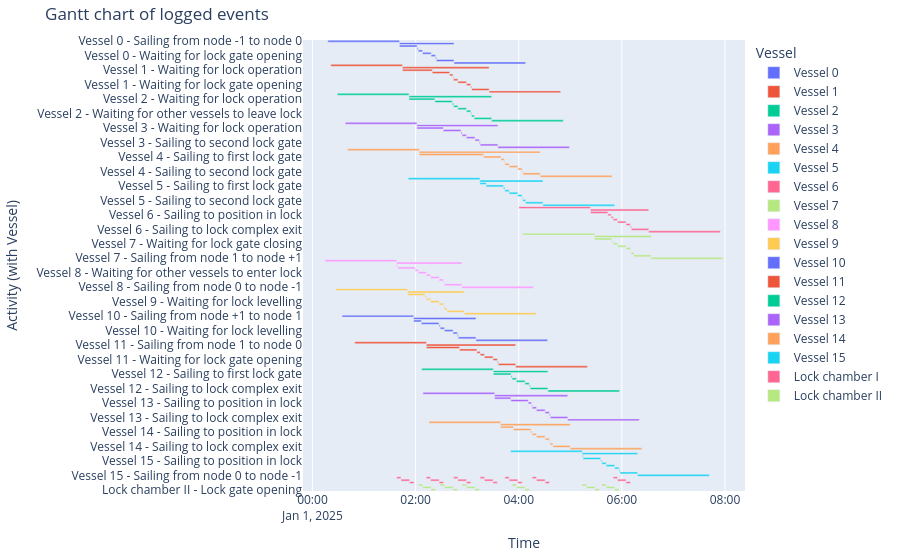

Notebook code for this chart:
### Markdown cell above
##### Gantt chart of event table
We can create a gantt chart of all the objects:

### Code cell
df_eventtable = logbook2eventtable([*vessels, lock_chamber_I, lock_chamber_II])
fig = generate_vessel_gantt_chart(df_eventtable)

### Figure 1 — Plotly figure (JSON) as saved in the notebook; plotly's stock layout.template omitted (floating-point values rounded to 4 significant figures)
{"data": [{"base": ["2025-01-01T00:17:55.000000", "2025-01-01T01:41:15.000000", "2025-01-01T01:41:15.000000", "2025-01-01T02:01:46.000000", "2025-01-01T02:03:06.000000", "2025-01-01T02:08:06.000000", "2025-01-01T02:18:06.000000", "2025-01-01T02:23:06.000000", "2025-01-01T02:24:12.000000", "2025-01-01T02:44:43.000000"], "hovertemplate": "object name=Vessel 0<br>start time=%{base}<br>stop time=%{x}<br>activity label=%{y}<extra></extra>", "legendgroup": "Vessel 0", "marker": {"color": "#636efa", "pattern": {"shape": ""}}, "name": "Vessel 0", "orientation": "h", "showlegend": true, "textposition": "auto", "type": "bar", "x": [5000000, 3808000, 1231000, 80000, 300000, 600000, 300000, 66000, 1231000, 5000000], "xaxis": "x", "y": ["Vessel 0 - Sailing from node -1 to node 0", "Vessel 0 - Sailing from node 0 to node 1", "Vessel 0 - Sailing to first lock gate", "Vessel 0 - Sailing to position in lock", "Vessel 0 - Waiting for lock gate closing", "Vessel 0 - Waiting for lock levelling", "Vessel 0 - Waiting for lock gate opening", "Vessel 0 - Sailing to second lock gate", "Vessel 0 - Sailing to lock complex exit", "Vessel 0 - Sailing from node 1 to node +1"], "yaxis": "y"}, {"base": ["2025-01-01T00:21:25.000000", "2025-01-01T01:44:45.000000", "2025-01-01T01:44:45.000000", "2025-01-01T02:19:27.000000", "2025-01-01T02:39:39.000000", "2025-01-01T02:43:25.000000", "2025-01-01T02:44:14.000000", "2025-01-01T02:49:14.000000", "2025-01-01T02:59:14.000000", "2025-01-01T03:04:14.000000", "2025-01-01T03:05:19.000000", "2025-01-01T03:25:32.000000"], "hovertemplate": "object name=Vessel 1<br>start time=%{base}<br>stop time=%{x}<br>activity label=%{y}<extra></extra>", "legendgroup": "Vessel 1", "marker": {"color": "#EF553B", "pattern": {"shape": ""}}, "name": "Vessel 1", "orientation": "h", "showlegend": true, "textposition": "auto", "type": "bar", "x": [5000000, 6047000, 2082000, 1212000, 226000, 49000, 300000, 600000, 300000, 65000, 1213000, 5000000], "xaxis": "x", "y": ["Vessel 1 - Sailing from node -1 to node 0", "Vessel 1 - Sailing from node 0 to node 1", "Vessel 1 - Waiting for lock operation", "Vessel 1 - Sailing to first lock gate", "Vessel 1 - Sailing to position in lock", "Vessel 1 - Waiting for other vessels to enter lock", "Vessel 1 - Waiting for lock gate closing", "Vessel 1 - Waiting for lock levelling", "Vessel 1 - Waiting for lock gate opening", "Vessel 1 - Sailing to second lock gate", "Vessel 1 - Sailing to lock complex exit", "Vessel 1 - Sailing from node 1 to node +1"], "yaxis": "y"}, {"base": ["2025-01-01T00:28:58.000000", "2025-01-01T01:52:18.000000", "2025-01-01T01:52:18.000000", "2025-01-01T02:22:27.000000", "2025-01-01T02:42:39.000000", "2025-01-01T02:44:14.000000", "2025-01-01T02:49:14.000000", "2025-01-01T02:59:14.000000", "2025-01-01T03:04:14.000000", "2025-01-01T03:05:03.000000", "2025-01-01T03:08:19.000000", "2025-01-01T03:28:32.000000"], "hovertemplate": "object name=Vessel 2<br>start time=%{base}<br>stop time=%{x}<br>activity label=%{y}<extra></extra>", "legendgroup": "Vessel 2", "marker": {"color": "#00cc96", "pattern": {"shape": ""}}, "name": "Vessel 2", "orientation": "h", "showlegend": true, "textposition": "auto", "type": "bar", "x": [5000000, 5774000, 1809000, 1212000, 95000, 300000, 600000, 300000, 49000, 196000, 1213000, 5000000], "xaxis": "x", "y": ["Vessel 2 - Sailing from node -1 to node 0", "Vessel 2 - Sailing from node 0 to node 1", "Vessel 2 - Waiting for lock operation", "Vessel 2 - Sailing to first lock gate", "Vessel 2 - Sailing to position in lock", "Vessel 2 - Waiting for lock gate closing", "Vessel 2 - Waiting for lock levelling", "Vessel 2 - Waiting for lock gate opening", "Vessel 2 - Waiting for other vessels to leave lock", "Vessel 2 - Sailing to second lock gate", "Vessel 2 - Sailing to lock complex exit", "Vessel 2 - Sailing from node 1 to node +1"], "yaxis": "y"}, {"base": ["2025-01-01T00:38:13.000000", "2025-01-01T02:01:33.000000", "2025-01-01T02:01:33.000000", "2025-01-01T02:32:16.000000", "2025-01-01T02:52:47.000000", "2025-01-01T02:54:08.000000", "2025-01-01T02:59:08.000000", "2025-01-01T03:09:08.000000", "2025-01-01T03:14:08.000000", "2025-01-01T03:15:13.000000", "2025-01-01T03:35:44.000000"], "hovertemplate": "object name=Vessel 3<br>start time=%{base}<br>stop time=%{x}<br>activity label=%{y}<extra></extra>", "legendgroup": "Vessel 3", "marker": {"color": "#ab63fa", "pattern": {"shape": ""}}, "name": "Vessel 3", "orientation": "h", "showlegend": true, "textposition": "auto", "type": "bar", "x": [5000000, 5651000, 1843000, 1231000, 81000, 300000, 600000, 300000, 65000, 1231000, 5000000], "xaxis": "x", "y": ["Vessel 3 - Sailing from node -1 to node 0", "Vessel 3 - Sailing from node 0 to node 1", "Vessel 3 - Waiting for lock operation", "Vessel 3 - Sailing to first lock gate", "Vessel 3 - Sailing to position in lock", "Vessel 3 - Waiting for lock gate closing", "Vessel 3 - Waiting for lock levelling", "Vessel 3 - Waiting for lock gate opening", "Vessel 3 - Sailing to second lock gate", "Vessel 3 - Sailing to lock complex exit", "Vessel 3 - Sailing from node 1 to node +1"], "yaxis": "y"}, {"base": ["2025-01-01T00:40:58.000000", "2025-01-01T02:04:18.000000", "2025-01-01T02:04:18.000000", "2025-01-01T03:19:08.000000", "2025-01-01T03:39:21.000000", "2025-01-01T03:43:07.000000", "2025-01-01T03:43:56.000000", "2025-01-01T03:48:56.000000", "2025-01-01T03:58:56.000000", "2025-01-01T04:03:56.000000", "2025-01-01T04:05:01.000000", "2025-01-01T04:25:14.000000"], "hovertemplate": "object name=Vessel 4<br>start time=%{base}<br>stop time=%{x}<br>activity label=%{y}<extra></extra>", "legendgroup": "Vessel 4", "marker": {"color": "#FFA15A", "pattern": {"shape": ""}}, "name": "Vessel 4", "orientation": "h", "showlegend": true, "textposition": "auto", "type": "bar", "x": [5000000, 8456000, 4490000, 1213000, 226000, 49000, 300000, 600000, 300000, 65000, 1213000, 5000000], "xaxis": "x", "y": ["Vessel 4 - Sailing from node -1 to node 0", "Vessel 4 - Sailing from node 0 to node 1", "Vessel 4 - Waiting for lock operation", "Vessel 4 - Sailing to first lock gate", "Vessel 4 - Sailing to position in lock", "Vessel 4 - Waiting for other vessels to enter lock", "Vessel 4 - Waiting for lock gate closing", "Vessel 4 - Waiting for lock levelling", "Vessel 4 - Waiting for lock gate opening", "Vessel 4 - Sailing to second lock gate", "Vessel 4 - Sailing to lock complex exit", "Vessel 4 - Sailing from node 1 to node +1"], "yaxis": "y"}, {"base": ["2025-01-01T01:51:31.000000", "2025-01-01T03:14:51.000000", "2025-01-01T03:14:51.000000", "2025-01-01T03:22:08.000000", "2025-01-01T03:42:21.000000", "2025-01-01T03:43:56.000000", "2025-01-01T03:48:56.000000", "2025-01-01T03:58:56.000000", "2025-01-01T04:03:56.000000", "2025-01-01T04:04:45.000000", "2025-01-01T04:08:01.000000", "2025-01-01T04:28:14.000000"], "hovertemplate": "object name=Vessel 5<br>start time=%{base}<br>stop time=%{x}<br>activity label=%{y}<extra></extra>", "legendgroup": "Vessel 5", "marker": {"color": "#19d3f3", "pattern": {"shape": ""}}, "name": "Vessel 5", "orientation": "h", "showlegend": true, "textposition": "auto", "type": "bar", "x": [5000000, 4403000, 437000, 1213000, 95000, 300000, 600000, 300000, 49000, 196000, 1213000, 5000000], "xaxis": "x", "y": ["Vessel 5 - Sailing from node -1 to node 0", "Vessel 5 - Sailing from node 0 to node 1", "Vessel 5 - Waiting for lock operation", "Vessel 5 - Sailing to first lock gate", "Vessel 5 - Sailing to position in lock", "Vessel 5 - Waiting for lock gate closing", "Vessel 5 - Waiting for lock levelling", "Vessel 5 - Waiting for lock gate opening", "Vessel 5 - Waiting for other vessels to leave lock", "Vessel 5 - Sailing to second lock gate", "Vessel 5 - Sailing to lock complex exit", "Vessel 5 - Sailing from node 1 to node +1"], "yaxis": "y"}, {"base": ["2025-01-01T04:00:10.000000", "2025-01-01T05:23:30.000000", "2025-01-01T05:23:30.000000", "2025-01-01T05:43:43.000000", "2025-01-01T05:47:29.000000", "2025-01-01T05:49:56.000000", "2025-01-01T05:54:56.000000", "2025-01-01T06:04:56.000000", "2025-01-01T06:09:56.000000", "2025-01-01T06:11:01.000000", "2025-01-01T06:31:14.000000"], "hovertemplate": "object name=Vessel 6<br>start time=%{base}<br>stop time=%{x}<br>activity label=%{y}<extra></extra>", "legendgroup": "Vessel 6", "marker": {"color": "#FF6692", "pattern": {"shape": ""}}, "name": "Vessel 6", "orientation": "h", "showlegend": true, "textposition": "auto", "type": "bar", "x": [5000000, 4064000, 1213000, 226000, 147000, 300000, 600000, 300000, 65000, 1213000, 5000000], "xaxis": "x", "y": ["Vessel 6 - Sailing from node -1 to node 0", "Vessel 6 - Sailing from node 0 to node 1", "Vessel 6 - Sailing to first lock gate", "Vessel 6 - Sailing to position in lock", "Vessel 6 - Waiting for other vessels to enter lock", "Vessel 6 - Waiting for lock gate closing", "Vessel 6 - Waiting for lock levelling", "Vessel 6 - Waiting for lock gate opening", "Vessel 6 - Sailing to second lock gate", "Vessel 6 - Sailing to lock complex exit", "Vessel 6 - Sailing from node 1 to node +1"], "yaxis": "y"}, {"base": ["2025-01-01T04:04:49.000000", "2025-01-01T05:28:09.000000", "2025-01-01T05:28:09.000000", "2025-01-01T05:48:21.000000", "2025-01-01T05:49:56.000000", "2025-01-01T05:54:56.000000", "2025-01-01T06:04:56.000000", "2025-01-01T06:09:56.000000", "2025-01-01T06:10:45.000000", "2025-01-01T06:14:01.000000", "2025-01-01T06:34:14.000000"], "hovertemplate": "object name=Vessel 7<br>start time=%{base}<br>stop time=%{x}<br>activity label=%{y}<extra></extra>", "legendgroup": "Vessel 7", "marker": {"color": "#B6E880", "pattern": {"shape": ""}}, "name": "Vessel 7", "orientation": "h", "showlegend": true, "textposition": "auto", "type": "bar", "x": [5000000, 3965000, 1212000, 95000, 300000, 600000, 300000, 49000, 196000, 1213000, 5000000], "xaxis": "x", "y": ["Vessel 7 - Sailing from node -1 to node 0", "Vessel 7 - Sailing from node 0 to node 1", "Vessel 7 - Sailing to first lock gate", "Vessel 7 - Sailing to position in lock", "Vessel 7 - Waiting for lock gate closing", "Vessel 7 - Waiting for lock levelling", "Vessel 7 - Waiting for lock gate opening", "Vessel 7 - Waiting for other vessels to leave lock", "Vessel 7 - Sailing to second lock gate", "Vessel 7 - Sailing to lock complex exit", "Vessel 7 - Sailing from node 1 to node +1"], "yaxis": "y"}, {"base": ["2025-01-01T00:14:44.000000", "2025-01-01T01:38:04.000000", "2025-01-01T01:38:04.000000", "2025-01-01T01:39:24.000000", "2025-01-01T01:59:37.000000", "2025-01-01T02:03:23.000000", "2025-01-01T02:12:28.000000", "2025-01-01T02:17:28.000000", "2025-01-01T02:27:28.000000", "2025-01-01T02:32:28.000000", "2025-01-01T02:33:34.000000", "2025-01-01T02:53:47.000000"], "hovertemplate": "object name=Vessel 8<br>start time=%{base}<br>stop time=%{x}<br>activity label=%{y}<extra></extra>", "legendgroup": "Vessel 8", "marker": {"color": "#FF97FF", "pattern": {"shape": ""}}, "name": "Vessel 8", "orientation": "h", "showlegend": true, "textposition": "auto", "type": "bar", "x": [5000000, 4543000, 80000, 1213000, 226000, 545000, 300000, 600000, 300000, 66000, 1213000, 5000000], "xaxis": "x", "y": ["Vessel 8 - Sailing from node +1 to node 1", "Vessel 8 - Sailing from node 1 to node 0", "Vessel 8 - Waiting for lock operation", "Vessel 8 - Sailing to first lock gate", "Vessel 8 - Sailing to position in lock", "Vessel 8 - Waiting for other vessels to enter lock", "Vessel 8 - Waiting for lock gate closing", "Vessel 8 - Waiting for lock levelling", "Vessel 8 - Waiting for lock gate opening", "Vessel 8 - Sailing to second lock gate", "Vessel 8 - Sailing to lock complex exit", "Vessel 8 - Sailing from node 0 to node -1"], "yaxis": "y"}, {"base": ["2025-01-01T00:27:21.000000", "2025-01-01T01:50:41.000000", "2025-01-01T01:50:41.000000", "2025-01-01T02:10:54.000000", "2025-01-01T02:12:28.000000", "2025-01-01T02:17:28.000000", "2025-01-01T02:27:28.000000", "2025-01-01T02:32:28.000000", "2025-01-01T02:33:17.000000", "2025-01-01T02:36:34.000000", "2025-01-01T02:56:47.000000"], "hovertemplate": "object name=Vessel 9<br>start time=%{base}<br>stop time=%{x}<br>activity label=%{y}<extra></extra>", "legendgroup": "Vessel 9", "marker": {"color": "#FECB52", "pattern": {"shape": ""}}, "name": "Vessel 9", "orientation": "h", "showlegend": true, "textposition": "auto", "type": "bar", "x": [5000000, 3966000, 1213000, 94000, 300000, 600000, 300000, 49000, 197000, 1213000, 5000000], "xaxis": "x", "y": ["Vessel 9 - Sailing from node +1 to node 1", "Vessel 9 - Sailing from node 1 to node 0", "Vessel 9 - Sailing to first lock gate", "Vessel 9 - Sailing to position in lock", "Vessel 9 - Waiting for lock gate closing", "Vessel 9 - Waiting for lock levelling", "Vessel 9 - Waiting for lock gate opening", "Vessel 9 - Waiting for other vessels to leave lock", "Vessel 9 - Sailing to second lock gate", "Vessel 9 - Sailing to lock complex exit", "Vessel 9 - Sailing from node 0 to node -1"], "yaxis": "y"}, {"base": ["2025-01-01T00:34:27.000000", "2025-01-01T01:57:47.000000", "2025-01-01T01:57:47.000000", "2025-01-01T02:06:45.000000", "2025-01-01T02:27:17.000000", "2025-01-01T02:28:37.000000", "2025-01-01T02:33:37.000000", "2025-01-01T02:43:37.000000", "2025-01-01T02:48:37.000000", "2025-01-01T02:49:42.000000", "2025-01-01T03:10:14.000000"], "hovertemplate": "object name=Vessel 10<br>start time=%{base}<br>stop time=%{x}<br>activity label=%{y}<extra></extra>", "legendgroup": "Vessel 10", "marker": {"color": "#636efa", "pattern": {"shape": ""}}, "name": "Vessel 10", "orientation": "h", "showlegend": true, "textposition": "auto", "type": "bar", "x": [5000000, 4347000, 538000, 1232000, 80000, 300000, 600000, 300000, 65000, 1232000, 5000000], "xaxis": "x", "y": ["Vessel 10 - Sailing from node +1 to node 1", "Vessel 10 - Sailing from node 1 to node 0", "Vessel 10 - Waiting for lock operation", "Vessel 10 - Sailing to first lock gate", "Vessel 10 - Sailing to position in lock", "Vessel 10 - Waiting for lock gate closing", "Vessel 10 - Waiting for lock levelling", "Vessel 10 - Waiting for lock gate opening", "Vessel 10 - Sailing to second lock gate", "Vessel 10 - Sailing to lock complex exit", "Vessel 10 - Sailing from node 0 to node -1"], "yaxis": "y"}, {"base": ["2025-01-01T00:49:15.000000", "2025-01-01T02:12:35.000000", "2025-01-01T02:12:35.000000", "2025-01-01T02:51:12.000000", "2025-01-01T03:11:24.000000", "2025-01-01T03:15:10.000000", "2025-01-01T03:20:10.000000", "2025-01-01T03:30:10.000000", "2025-01-01T03:35:10.000000", "2025-01-01T03:36:16.000000", "2025-01-01T03:56:28.000000"], "hovertemplate": "object name=Vessel 11<br>start time=%{base}<br>stop time=%{x}<br>activity label=%{y}<extra></extra>", "legendgroup": "Vessel 11", "marker": {"color": "#EF553B", "pattern": {"shape": ""}}, "name": "Vessel 11", "orientation": "h", "showlegend": true, "textposition": "auto", "type": "bar", "x": [5000000, 6233000, 2317000, 1212000, 226000, 300000, 600000, 300000, 66000, 1212000, 5000000], "xaxis": "x", "y": ["Vessel 11 - Sailing from node +1 to node 1", "Vessel 11 - Sailing from node 1 to node 0", "Vessel 11 - Waiting for lock operation", "Vessel 11 - Sailing to first lock gate", "Vessel 11 - Sailing to position in lock", "Vessel 11 - Waiting for lock gate closing", "Vessel 11 - Waiting for lock levelling", "Vessel 11 - Waiting for lock gate opening", "Vessel 11 - Sailing to second lock gate", "Vessel 11 - Sailing to lock complex exit", "Vessel 11 - Sailing from node 0 to node -1"], "yaxis": "y"}, {"base": ["2025-01-01T02:07:07.000000", "2025-01-01T03:30:27.000000", "2025-01-01T03:30:27.000000", "2025-01-01T03:50:59.000000", "2025-01-01T03:52:19.000000", "2025-01-01T03:57:19.000000", "2025-01-01T04:07:19.000000", "2025-01-01T04:12:19.000000", "2025-01-01T04:13:24.000000", "2025-01-01T04:33:56.000000"], "hovertemplate": "object name=Vessel 12<br>start time=%{base}<br>stop time=%{x}<br>activity label=%{y}<extra></extra>", "legendgroup": "Vessel 12", "marker": {"color": "#00cc96", "pattern": {"shape": ""}}, "name": "Vessel 12", "orientation": "h", "showlegend": true, "textposition": "auto", "type": "bar", "x": [5000000, 3809000, 1232000, 80000, 300000, 600000, 300000, 65000, 1232000, 5000000], "xaxis": "x", "y": ["Vessel 12 - Sailing from node +1 to node 1", "Vessel 12 - Sailing from node 1 to node 0", "Vessel 12 - Sailing to first lock gate", "Vessel 12 - Sailing to position in lock", "Vessel 12 - Waiting for lock gate closing", "Vessel 12 - Waiting for lock levelling", "Vessel 12 - Waiting for lock gate opening", "Vessel 12 - Sailing to second lock gate", "Vessel 12 - Sailing to lock complex exit", "Vessel 12 - Sailing from node 0 to node -1"], "yaxis": "y"}, {"base": ["2025-01-01T02:08:36.000000", "2025-01-01T03:31:56.000000", "2025-01-01T03:31:56.000000", "2025-01-01T03:50:54.000000", "2025-01-01T04:11:06.000000", "2025-01-01T04:14:52.000000", "2025-01-01T04:15:41.000000", "2025-01-01T04:20:41.000000", "2025-01-01T04:30:41.000000", "2025-01-01T04:35:41.000000", "2025-01-01T04:36:47.000000", "2025-01-01T04:56:59.000000"], "hovertemplate": "object name=Vessel 13<br>start time=%{base}<br>stop time=%{x}<br>activity label=%{y}<extra></extra>", "legendgroup": "Vessel 13", "marker": {"color": "#ab63fa", "pattern": {"shape": ""}}, "name": "Vessel 13", "orientation": "h", "showlegend": true, "textposition": "auto", "type": "bar", "x": [5000000, 5103000, 1138000, 1212000, 226000, 49000, 300000, 600000, 300000, 66000, 1212000, 5000000], "xaxis": "x", "y": ["Vessel 13 - Sailing from node +1 to node 1", "Vessel 13 - Sailing from node 1 to node 0", "Vessel 13 - Waiting for lock operation", "Vessel 13 - Sailing to first lock gate", "Vessel 13 - Sailing to position in lock", "Vessel 13 - Waiting for other vessels to enter lock", "Vessel 13 - Waiting for lock gate closing", "Vessel 13 - Waiting for lock levelling", "Vessel 13 - Waiting for lock gate opening", "Vessel 13 - Sailing to second lock gate", "Vessel 13 - Sailing to lock complex exit", "Vessel 13 - Sailing from node 0 to node -1"], "yaxis": "y"}, {"base": ["2025-01-01T02:15:36.000000", "2025-01-01T03:38:56.000000", "2025-01-01T03:38:56.000000", "2025-01-01T03:53:54.000000", "2025-01-01T04:14:06.000000", "2025-01-01T04:15:41.000000", "2025-01-01T04:20:41.000000", "2025-01-01T04:30:41.000000", "2025-01-01T04:35:41.000000", "2025-01-01T04:36:30.000000", "2025-01-01T04:39:47.000000", "2025-01-01T04:59:59.000000"], "hovertemplate": "object name=Vessel 14<br>start time=%{base}<br>stop time=%{x}<br>activity label=%{y}<extra></extra>", "legendgroup": "Vessel 14", "marker": {"color": "#FFA15A", "pattern": {"shape": ""}}, "name": "Vessel 14", "orientation": "h", "showlegend": true, "textposition": "auto", "type": "bar", "x": [5000000, 4863000, 898000, 1212000, 95000, 300000, 600000, 300000, 49000, 197000, 1212000, 5000000], "xaxis": "x", "y": ["Vessel 14 - Sailing from node +1 to node 1", "Vessel 14 - Sailing from node 1 to node 0", "Vessel 14 - Waiting for lock operation", "Vessel 14 - Sailing to first lock gate", "Vessel 14 - Sailing to position in lock", "Vessel 14 - Waiting for lock gate closing", "Vessel 14 - Waiting for lock levelling", "Vessel 14 - Waiting for lock gate opening", "Vessel 14 - Waiting for other vessels to leave lock", "Vessel 14 - Sailing to second lock gate", "Vessel 14 - Sailing to lock complex exit", "Vessel 14 - Sailing from node 0 to node -1"], "yaxis": "y"}, {"base": ["2025-01-01T03:50:31.000000", "2025-01-01T05:13:51.000000", "2025-01-01T05:13:51.000000", "2025-01-01T05:14:52.000000", "2025-01-01T05:35:24.000000", "2025-01-01T05:36:44.000000", "2025-01-01T05:41:44.000000", "2025-01-01T05:51:44.000000", "2025-01-01T05:56:44.000000", "2025-01-01T05:57:49.000000", "2025-01-01T06:18:21.000000"], "hovertemplate": "object name=Vessel 15<br>start time=%{base}<br>stop time=%{x}<br>activity label=%{y}<extra></extra>", "legendgroup": "Vessel 15", "marker": {"color": "#19d3f3", "pattern": {"shape": ""}}, "name": "Vessel 15", "orientation": "h", "showlegend": true, "textposition": "auto", "type": "bar", "x": [5000000, 3870000, 61000, 1232000, 80000, 300000, 600000, 300000, 65000, 1232000, 5000000], "xaxis": "x", "y": ["Vessel 15 - Sailing from node +1 to node 1", "Vessel 15 - Sailing from node 1 to node 0", "Vessel 15 - Waiting for lock operation", "Vessel 15 - Sailing to first lock gate", "Vessel 15 - Sailing to position in lock", "Vessel 15 - Waiting for lock gate closing", "Vessel 15 - Waiting for lock levelling", "Vessel 15 - Waiting for lock gate opening", "Vessel 15 - Sailing to second lock gate", "Vessel 15 - Sailing to lock complex exit", "Vessel 15 - Sailing from node 0 to node -1"], "yaxis": "y"}, {"base": ["2025-01-01T01:38:04.000000", "2025-01-01T01:43:04.000000", "2025-01-01T01:53:04.000000", "2025-01-01T02:12:28.000000", "2025-01-01T02:17:28.000000", "2025-01-01T02:27:28.000000", "2025-01-01T02:44:14.000000", "2025-01-01T02:49:14.000000", "2025-01-01T02:59:14.000000", "2025-01-01T03:15:10.000000", "2025-01-01T03:20:10.000000", "2025-01-01T03:30:10.000000", "2025-01-01T03:43:56.000000", "2025-01-01T03:48:56.000000", "2025-01-01T03:58:56.000000", "2025-01-01T04:15:41.000000", "2025-01-01T04:20:41.000000", "2025-01-01T04:30:41.000000", "2025-01-01T05:49:56.000000", "2025-01-01T05:54:56.000000", "2025-01-01T06:04:56.000000"], "hovertemplate": "object name=Lock chamber I<br>start time=%{base}<br>stop time=%{x}<br>activity label=%{y}<extra></extra>", "legendgroup": "Lock chamber I", "marker": {"color": "#FF6692", "pattern": {"shape": ""}}, "name": "Lock chamber I", "orientation": "h", "showlegend": true, "textposition": "auto", "type": "bar", "x": [300000, 600000, 300000, 300000, 600000, 300000, 300000, 600000, 300000, 300000, 600000, 300000, 300000, 600000, 300000, 300000, 600000, 300000, 300000, 600000, 300000], "xaxis": "x", "y": ["Lock chamber I - Lock gate closing", "Lock chamber I - Lock levelling", "Lock chamber I - Lock gate opening", "Lock chamber I - Lock gate closing", "Lock chamber I - Lock levelling", "Lock chamber I - Lock gate opening", "Lock chamber I - Lock gate closing", "Lock chamber I - Lock levelling", "Lock chamber I - Lock gate opening", "Lock chamber I - Lock gate closing", "Lock chamber I - Lock levelling", "Lock chamber I - Lock gate opening", "Lock chamber I - Lock gate closing", "Lock chamber I - Lock levelling", "Lock chamber I - Lock gate opening", "Lock chamber I - Lock gate closing", "Lock chamber I - Lock levelling", "Lock chamber I - Lock gate opening", "Lock chamber I - Lock gate closing", "Lock chamber I - Lock levelling", "Lock chamber I - Lock gate opening"], "yaxis": "y"}, {"base": ["2025-01-01T02:03:06.000000", "2025-01-01T02:08:06.000000", "2025-01-01T02:18:06.000000", "2025-01-01T02:28:37.000000", "2025-01-01T02:33:37.000000", "2025-01-01T02:43:37.000000", "2025-01-01T02:54:08.000000", "2025-01-01T02:59:08.000000", "2025-01-01T03:09:08.000000", "2025-01-01T03:52:19.000000", "2025-01-01T03:57:19.000000", "2025-01-01T04:07:19.000000", "2025-01-01T05:13:51.000000", "2025-01-01T05:18:51.000000", "2025-01-01T05:28:51.000000", "2025-01-01T05:36:44.000000", "2025-01-01T05:41:44.000000", "2025-01-01T05:51:44.000000"], "hovertemplate": "object name=Lock chamber II<br>start time=%{base}<br>stop time=%{x}<br>activity label=%{y}<extra></extra>", "legendgroup": "Lock chamber II", "marker": {"color": "#B6E880", "pattern": {"shape": ""}}, "name": "Lock chamber II", "orientation": "h", "showlegend": true, "textposition": "auto", "type": "bar", "x": [300000, 600000, 300000, 300000, 600000, 300000, 300000, 600000, 300000, 300000, 600000, 300000, 300000, 600000, 300000, 300000, 600000, 300000], "xaxis": "x", "y": ["Lock chamber II - Lock gate closing", "Lock chamber II - Lock levelling", "Lock chamber II - Lock gate opening", "Lock chamber II - Lock gate closing", "Lock chamber II - Lock levelling", "Lock chamber II - Lock gate opening", "Lock chamber II - Lock gate closing", "Lock chamber II - Lock levelling", "Lock chamber II - Lock gate opening", "Lock chamber II - Lock gate closing", "Lock chamber II - Lock levelling", "Lock chamber II - Lock gate opening", "Lock chamber II - Lock gate closing", "Lock chamber II - Lock levelling", "Lock chamber II - Lock gate opening", "Lock chamber II - Lock gate closing", "Lock chamber II - Lock levelling", "Lock chamber II - Lock gate opening"], "yaxis": "y"}], "layout": {"barmode": "overlay", "legend": {"title": {"text": "Vessel"}, "tracegroupgap": 0}, "margin": {"b": 20, "l": 20, "r": 20, "t": 40}, "title": {"text": "Gantt chart of logged events"}, "xaxis": {"anchor": "y", "domain": [0, 1], "title": {"text": "Time"}, "type": "date"}, "yaxis": {"anchor": "x", "autorange": "reversed", "domain": [0, 1], "title": {"text": "Activity (with Vessel)"}}}}
